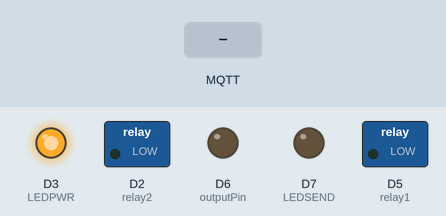
Bench run of a sketch on a simulated ESP8266 (NodeMCU). On the bench: switched loads named in the sketch (green lamp = pin HIGH), output pins drawn as LEDs (lit = HIGH). The inputs (shaded band) are chosen by the test bench. WiFi joins after 1.5 s; servers stay silent unless stated; no MQTT or app messages arrive unless stated; what the sketch prints to the serial monitor is not drawn.

Above: at 2.7 s.
2.8 s: MQTT message "1" arrives on the first subscribed topic
At 4.3 s:
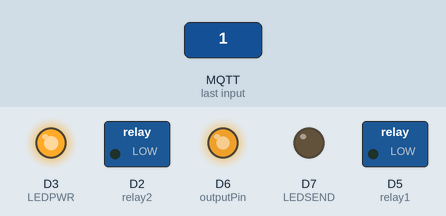
4.8 s: MQTT message "on" arrives on the first subscribed topic
At 5.1 s:
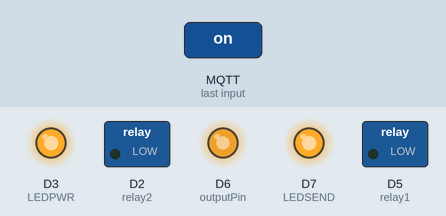
6.8 s: MQTT message "off" arrives on the first subscribed topic
At 8.6 s:
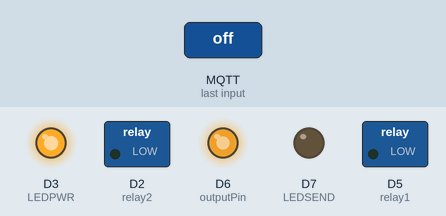
Timing chart, 0 to 10.1 s (numbered marks = the images above; inputs shaded):
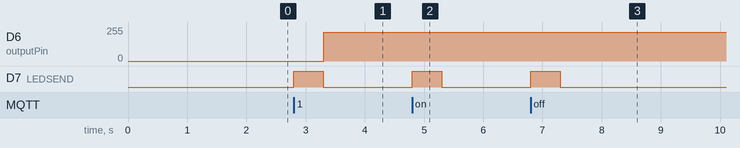

The sketch:

Aktuator.ino
```cpp
#include <ESP8266WiFi.h>
#include <RBDdimmer.h>
#include <Fuzzy.h>
#include <PubSubClient.h>
#include <ArduinoJson.h>

//Deklarasi WiFi
const char* ssid = "IOT";
const char* password = "12345678";
WiFiClient client;

//Deklarasi MQTT
const char* mqttBroker = "test.mosquitto.org";
PubSubClient mqtt(client);

//Deklarasi JSON Document
DynamicJsonDocument doc(100);
DynamicJsonDocument doc1(100);

//Deklarasi id aktuator
#define KoyaId 1

//inisiasi LED
#define LEDPWR D3
#define LEDSEND D7


//---------Inisiasi Dimmer ----------
#define outputPin 12
#define zerocross 5
dimmerLamp dimmer(outputPin, zerocross);
int oLampu;

//-------- Inisiasi Relay--------
const int relay1 = 14;
const int relay2 = 4;

float oKipas, oFogger;


//-----inisiasi variabel parameter kondisi lingkungan
float temperature, humidity;
float nh3;

//------------ inisiasi Fuzzy dan Set nilai tiap Variabel ------------
Fuzzy *fuzzy = new Fuzzy();

//fuzzy input
FuzzySet *dingin        = new FuzzySet(0, 0, 25, 32);
FuzzySet *normal        = new FuzzySet(25, 32, 33, 40);
FuzzySet *panas         = new FuzzySet(23, 40, 50, 500);

//Fuzzy Input
FuzzySet *rendah        = new FuzzySet(0, 0, 20, 30);
FuzzySet *lembab        = new FuzzySet(20, 30, 50, 60);
FuzzySet *tinggi        = new FuzzySet(50, 60, 70, 70);

//Fuzzy Input
FuzzySet *aman          = new FuzzySet(0, 0, 5, 11);
FuzzySet *bahaya        = new FuzzySet(5, 11, 20, 20);

//Fuzzy Output
FuzzySet *redup         = new FuzzySet(1, 1, 1, 40);
FuzzySet *sedang        = new FuzzySet(1, 40, 60,99);
FuzzySet *terang        = new FuzzySet(60 ,99, 99, 99);

//Fuzzy output
FuzzySet *kipasA        = new FuzzySet(1, 1, 1, 1);
FuzzySet *kipasP        = new FuzzySet(0, 0, 0, 0);

//Fuzzy Output
FuzzySet *foggerA        = new FuzzySet(1, 1, 1, 1);
FuzzySet *foggerP        = new FuzzySet(0, 0, 0, 0);


//memanggil tab lain
#include "2_fuzzy_set.h"
#include "3_fuzzy_rule.h"
void wifiConnect();
void connect_mqtt();
void callback(char* topic, byte* payload, unsigned int length);


void setup() {
  // put your setup code here, to run once:
  Serial.begin(115200);
  dimmer.begin(NORMAL_MODE, ON);
  pinMode(relay1, OUTPUT);
  pinMode(relay2, OUTPUT);
  pinMode(LEDPWR, OUTPUT);
  pinMode(LEDSEND, OUTPUT);
  digitalWrite(LEDPWR, HIGH);
  mqtt.setServer(mqttBroker, 1883);
  mqtt.setCallback(callback);

  wifiConnect();
  connect_mqtt();

  fuzzySet();
  fuzzyRule();
}

void loop() {
  mqtt.loop();
  // put your main code here, to run repeatedly:
//  temperature = random(0, 60);
//  humidity = random(0, 100);
//  nh3 = random(0, 40);

  //---------------------
//  Serial.print("Temperature ");
//  Serial.print(temperature);  Serial.println(" *C");
//  Serial.print("Humidity    ");
//  Serial.print(humidity);     Serial.println(" %");
//  Serial.print("Amonia      ");
//  Serial.print(nh3);            Serial.println(" ppm");
//  Serial.println("");
//
//

}

void wifiConnect() {
  WiFi.mode(WIFI_STA);
  WiFi.begin(ssid, password);

  Serial.println();
  Serial.print("Menghubungkan");

  while (WiFi.status() !=WL_CONNECTED) {
    Serial.print(".");
    delay(500);
  }

  Serial.println();
  Serial.println("Wifi Connected Succes!");
  Serial.print("Node MCU IP ADDRESS : ");
  Serial.println(WiFi.localIP());
}

void connect_mqtt() {
  while(!mqtt.connected()) {
    Serial.println("Connecting MQTT ...");
    if(mqtt.connect("anderson")) {
      mqtt.subscribe("KoYaApp_1");
    }
  }
  Serial.println();
  Serial.println("mqtt Connected");
}

void callback(char* topic, byte* payload, unsigned int length) {

  Serial.print("Data diterima [");
  Serial.print(topic);
  Serial.print("]");
  for (int i=0; i<length; i++) {
    Serial.print((char)payload[i]);
  }
  Serial.println();

  deserializeJson(doc, payload);
  temperature = doc["temperature"];
  humidity = doc["humidity"];
  nh3 = doc["amonia"];

  digitalWrite(LEDSEND, HIGH);
  delay(500);
  digitalWrite(LEDSEND, LOW);

  Serial.print("Temperature ");
  Serial.print(temperature);  Serial.println(" *C");
  Serial.print("Humidity    ");
  Serial.print(humidity);     Serial.println(" %");
  Serial.print("Amonia      ");
  Serial.print(nh3);            Serial.println(" ppm");
  Serial.println("");

  fuzzy->setInput(1, temperature);
  fuzzy->setInput(2, humidity);
  fuzzy->setInput(3, nh3);

  fuzzy->fuzzify();

  oLampu = fuzzy->defuzzify(1);
  oKipas = fuzzy->defuzzify(2);
  oFogger = fuzzy->defuzzify(3);

  doc1["lamp"] = oLampu;
  doc1["fan"] = oKipas;
  doc1["fogger"] = oFogger;
  doc1["id"] = KoyaId;


  char buffer[100];

  serializeJson(doc1, buffer);
  byte* p = (byte*)malloc(strlen(buffer));
  memcpy(p,buffer,strlen(buffer));
  if(!mqtt.connected()) {
    connect_mqtt();
    }
  mqtt.publish("KoYaAppAktuator", p, strlen(buffer));
  memset(buffer, 0, sizeof(buffer));
  free(p);

  dimmer.setPower(oLampu);
  if (oKipas == 1) {
    digitalWrite(relay1, LOW);
  } else {
    digitalWrite(relay1, HIGH);
  }

  if(oFogger == 1) {
    digitalWrite(relay2, LOW);
  } else {
    digitalWrite(relay2, HIGH);
  }


  // Set output vlaue: LAMPU
  //    int maplampu = map (lampu, 0, 2000, 1, 99);
  //    dimmer.setPower(maplampu);                        //(1%-99%)
  Serial.println("Result: ");
  Serial.print("       Lampu: ");
  Serial.println(oLampu);
  Serial.print("       kipas: ");
  Serial.println(oKipas);
  Serial.print("       fogger: ");
  Serial.println(oFogger);
  if (oKipas == 1) {
    Serial.println("Kipas : Aktif");
  } else {
    Serial.println("Kipas : Padam");
  }
  if (oFogger == 1) {
    Serial.print("Fogger : Aktif");
  } else {
    Serial.print("Fogger : Padam");
  }
  //    Serial.print("       maplampu: ");
  //    Serial.println(maplampu);
  Serial.println("");
  Serial.println("");
}
```

2_fuzzy_set.h
```cpp
void fuzzySet() {
  // FuzzyInput
  FuzzyInput *suhu = new FuzzyInput(1);

  suhu->addFuzzySet(dingin);
  suhu->addFuzzySet(normal);
  suhu->addFuzzySet(panas);

  fuzzy->addFuzzyInput(suhu);

  // FuzzyInput
  FuzzyInput *kelembaban = new FuzzyInput(2);

  kelembaban->addFuzzySet(rendah);
  kelembaban->addFuzzySet(lembab);
  kelembaban->addFuzzySet(tinggi);

  fuzzy->addFuzzyInput(kelembaban);

  // FuzzyInput
  FuzzyInput *amonia = new FuzzyInput(3);

  amonia->addFuzzySet(aman);
  amonia->addFuzzySet(bahaya);

  fuzzy->addFuzzyInput(amonia);

  // FuzzyOutput
  FuzzyOutput *lampu = new FuzzyOutput(1);

  lampu->addFuzzySet(redup);
  lampu->addFuzzySet(sedang);
  lampu->addFuzzySet(terang);

  fuzzy->addFuzzyOutput(lampu);

  // FuzzyOutput
  FuzzyOutput *kipas = new FuzzyOutput(2);

  kipas->addFuzzySet(kipasA);
  kipas->addFuzzySet(kipasP);

  fuzzy->addFuzzyOutput(kipas);

  // FuzzyOutput
  FuzzyOutput *fogger = new FuzzyOutput(3);

  fogger->addFuzzySet(foggerA);
  fogger->addFuzzySet(foggerP);

  fuzzy->addFuzzyOutput(fogger);
}
```

3_fuzzy_rule.h
```cpp
void fuzzyRule() {
  //  Fuzzy Rule

//  Membangun Rule 1
  FuzzyRuleAntecedent *suhuDinginDanKelembabanRendah = new FuzzyRuleAntecedent();
  suhuDinginDanKelembabanRendah->joinWithAND(dingin, rendah);
  FuzzyRuleAntecedent *amoniaAman = new FuzzyRuleAntecedent();
  amoniaAman->joinSingle(aman);
  FuzzyRuleAntecedent *suhuDinginDanKelembabanRendahDanAmoniaAman = new FuzzyRuleAntecedent();
  suhuDinginDanKelembabanRendahDanAmoniaAman->joinWithAND(suhuDinginDanKelembabanRendah, amoniaAman);

  FuzzyRuleConsequent *thenLampuTerangDanKipasAktifDanFoggerAktif = new FuzzyRuleConsequent();
  thenLampuTerangDanKipasAktifDanFoggerAktif->addOutput(terang);
  thenLampuTerangDanKipasAktifDanFoggerAktif->addOutput(kipasA);
  thenLampuTerangDanKipasAktifDanFoggerAktif->addOutput(foggerA);

  FuzzyRule *fuzzyRule1 = new FuzzyRule(1, suhuDinginDanKelembabanRendahDanAmoniaAman, thenLampuTerangDanKipasAktifDanFoggerAktif);
  fuzzy->addFuzzyRule(fuzzyRule1);


//  Membangun Rule 2
  FuzzyRuleAntecedent *amoniaBahaya = new FuzzyRuleAntecedent();
  amoniaBahaya->joinSingle(bahaya);
  FuzzyRuleAntecedent *suhuDinginDanKelembabanRendahDanAmoniaBahaya = new FuzzyRuleAntecedent();
  suhuDinginDanKelembabanRendahDanAmoniaBahaya->joinWithAND(suhuDinginDanKelembabanRendah, amoniaBahaya);

  FuzzyRule *fuzzyRule2 = new FuzzyRule(2, suhuDinginDanKelembabanRendahDanAmoniaBahaya, thenLampuTerangDanKipasAktifDanFoggerAktif);
  fuzzy->addFuzzyRule(fuzzyRule2);

//  Membangun Rule 3
  FuzzyRuleAntecedent *suhuDinginDanKelembabanLembab = new FuzzyRuleAntecedent();
  suhuDinginDanKelembabanLembab->joinWithAND(dingin, lembab);
  FuzzyRuleAntecedent *suhuDinginDanKelembabanLembabDanAmoniaAman = new FuzzyRuleAntecedent();
  suhuDinginDanKelembabanLembabDanAmoniaAman->joinWithAND(suhuDinginDanKelembabanLembab, amoniaAman);

  FuzzyRuleConsequent *thenLampuTerangDanKipasPadamDanFoggerPadam = new FuzzyRuleConsequent();
  thenLampuTerangDanKipasPadamDanFoggerPadam->addOutput(terang);
  thenLampuTerangDanKipasPadamDanFoggerPadam->addOutput(kipasP);
  thenLampuTerangDanKipasPadamDanFoggerPadam->addOutput(foggerP);

  FuzzyRule *fuzzyRule3 = new FuzzyRule(3, suhuDinginDanKelembabanLembabDanAmoniaAman, thenLampuTerangDanKipasPadamDanFoggerPadam);
  fuzzy->addFuzzyRule(fuzzyRule3);

//  Membangun Rule 4
  FuzzyRuleAntecedent *suhuDinginDanKelembabanLembabDanAmoniaBahaya = new FuzzyRuleAntecedent();
  suhuDinginDanKelembabanLembabDanAmoniaBahaya->joinWithAND(suhuDinginDanKelembabanLembab, amoniaBahaya);

  FuzzyRuleConsequent *thenLampuTerangDanKipasAktifDanFoggerPadam = new FuzzyRuleConsequent();
  thenLampuTerangDanKipasAktifDanFoggerPadam->addOutput(terang);
  thenLampuTerangDanKipasAktifDanFoggerPadam->addOutput(kipasP);
  thenLampuTerangDanKipasAktifDanFoggerPadam->addOutput(foggerP);

  FuzzyRule *fuzzyRule4 = new FuzzyRule(4, suhuDinginDanKelembabanLembabDanAmoniaBahaya, thenLampuTerangDanKipasAktifDanFoggerPadam);
  fuzzy->addFuzzyRule(fuzzyRule4);

//  Membangun rule 5
  FuzzyRuleAntecedent *suhuDinginDanKelembabanTinggi = new FuzzyRuleAntecedent();
  suhuDinginDanKelembabanTinggi->joinWithAND(dingin, tinggi);
  FuzzyRuleAntecedent *suhuDinginDanKelembabanTinggiDanAmoniaAman = new FuzzyRuleAntecedent();
  suhuDinginDanKelembabanTinggiDanAmoniaAman->joinWithAND(suhuDinginDanKelembabanTinggi, amoniaAman);

  FuzzyRule *fuzzyRule5 = new FuzzyRule(5, suhuDinginDanKelembabanTinggiDanAmoniaAman, thenLampuTerangDanKipasPadamDanFoggerPadam);
  fuzzy->addFuzzyRule(fuzzyRule5);

//  Membangun Rule 6
  FuzzyRuleAntecedent *suhuDinginDanKelembabanTinggiDanAmoniaBahaya = new FuzzyRuleAntecedent();
  suhuDinginDanKelembabanTinggiDanAmoniaBahaya->joinWithAND(suhuDinginDanKelembabanTinggi, amoniaBahaya);

  FuzzyRule *fuzzyRule6 = new FuzzyRule(6, suhuDinginDanKelembabanTinggiDanAmoniaBahaya, thenLampuTerangDanKipasAktifDanFoggerPadam);
  fuzzy->addFuzzyRule(fuzzyRule6);

//  Membangun Rule 7
  FuzzyRuleAntecedent *suhuNormalDanKelembabanRendah = new FuzzyRuleAntecedent();
  suhuNormalDanKelembabanRendah->joinWithAND(normal, rendah);
  FuzzyRuleAntecedent *suhuNormalDanKelembabanRendahDanAmoniaAman = new FuzzyRuleAntecedent();
  suhuNormalDanKelembabanRendahDanAmoniaAman->joinWithAND(suhuNormalDanKelembabanRendah, amoniaAman);

  FuzzyRuleConsequent *thenLampuRedupDanKipasAktifDanFoggerAktif = new FuzzyRuleConsequent();
  thenLampuRedupDanKipasAktifDanFoggerAktif->addOutput(redup);
  thenLampuRedupDanKipasAktifDanFoggerAktif->addOutput(kipasA);
  thenLampuRedupDanKipasAktifDanFoggerAktif->addOutput(foggerA);

  FuzzyRule *fuzzyRule7 = new FuzzyRule(7, suhuNormalDanKelembabanRendahDanAmoniaAman, thenLampuRedupDanKipasAktifDanFoggerAktif);
  fuzzy->addFuzzyRule(fuzzyRule7);

//  membangun Rule 8
  FuzzyRuleAntecedent *suhuNormalDanKelembabanRendahDanAmoniaBahaya = new FuzzyRuleAntecedent();
  suhuNormalDanKelembabanRendahDanAmoniaBahaya->joinWithAND(suhuNormalDanKelembabanRendah, amoniaBahaya);

  FuzzyRule *fuzzyRule8 = new FuzzyRule(8, suhuNormalDanKelembabanRendahDanAmoniaBahaya, thenLampuRedupDanKipasAktifDanFoggerAktif);
  fuzzy->addFuzzyRule(fuzzyRule8);

//  membangun Rule 9
  FuzzyRuleAntecedent *suhuNormalDanKelembabanLembab = new FuzzyRuleAntecedent();
  suhuNormalDanKelembabanLembab->joinWithAND(normal, lembab);
  FuzzyRuleAntecedent *suhuNormalDanKelembabanLembabDanAmoniaAman = new FuzzyRuleAntecedent();
  suhuNormalDanKelembabanLembabDanAmoniaAman->joinWithAND(suhuNormalDanKelembabanLembab, amoniaAman);

  FuzzyRuleConsequent *thenLampuRedupDanKipasPadamDanFoggerPadam = new FuzzyRuleConsequent();
  thenLampuRedupDanKipasPadamDanFoggerPadam->addOutput(redup);
  thenLampuRedupDanKipasPadamDanFoggerPadam->addOutput(kipasP);
  thenLampuRedupDanKipasPadamDanFoggerPadam->addOutput(foggerP);

  FuzzyRule *fuzzyRule9 = new FuzzyRule(9, suhuNormalDanKelembabanLembabDanAmoniaAman, thenLampuRedupDanKipasPadamDanFoggerPadam);
  fuzzy->addFuzzyRule(fuzzyRule9);

//  membangun Rule 10
  FuzzyRuleAntecedent *suhuNormalDanKelembabanLembabDanAmoniaBahaya = new FuzzyRuleAntecedent();
  suhuNormalDanKelembabanLembabDanAmoniaBahaya->joinWithAND(suhuNormalDanKelembabanLembab, amoniaBahaya);

  FuzzyRuleConsequent *thenLampuRedupDanKipasAktifDanFoggerPadam = new FuzzyRuleConsequent();
  thenLampuRedupDanKipasAktifDanFoggerPadam->addOutput(redup);
  thenLampuRedupDanKipasAktifDanFoggerPadam->addOutput(kipasA);
  thenLampuRedupDanKipasAktifDanFoggerPadam->addOutput(foggerP);

  FuzzyRule *fuzzyRule10 = new FuzzyRule(10, suhuNormalDanKelembabanLembabDanAmoniaBahaya, thenLampuRedupDanKipasAktifDanFoggerPadam);
  fuzzy->addFuzzyRule(fuzzyRule10);

//  membangun Rule 11
  FuzzyRuleAntecedent *suhuNormalDanKelembabanTinggi = new FuzzyRuleAntecedent();
  suhuNormalDanKelembabanTinggi->joinWithAND(normal, tinggi);
  FuzzyRuleAntecedent *suhuNormalDanKelembabanTinggiDanAmoniaAman = new FuzzyRuleAntecedent();
  suhuNormalDanKelembabanTinggiDanAmoniaAman->joinWithAND(suhuNormalDanKelembabanTinggi, amoniaAman);

  FuzzyRuleConsequent *thenLampuSedangDanKipasPadamDanFoggerPadam = new FuzzyRuleConsequent();
  thenLampuSedangDanKipasPadamDanFoggerPadam->addOutput(sedang);
  thenLampuSedangDanKipasPadamDanFoggerPadam->addOutput(kipasP);
  thenLampuSedangDanKipasPadamDanFoggerPadam->addOutput(foggerP);

  FuzzyRule *fuzzyRule11 = new FuzzyRule(11, suhuNormalDanKelembabanTinggiDanAmoniaAman, thenLampuSedangDanKipasPadamDanFoggerPadam);
  fuzzy->addFuzzyRule(fuzzyRule11);

//  membangun rule 12
  FuzzyRuleAntecedent *suhuNormalDanKelembabanTinggiDanAmoniaBahaya = new FuzzyRuleAntecedent();
  suhuNormalDanKelembabanTinggiDanAmoniaBahaya->joinWithAND(suhuNormalDanKelembabanTinggi, amoniaBahaya);

  FuzzyRuleConsequent *thenLampuSedangDanKipasAktifDanFoggerPadam = new FuzzyRuleConsequent();
  thenLampuSedangDanKipasAktifDanFoggerPadam->addOutput(sedang);
  thenLampuSedangDanKipasAktifDanFoggerPadam->addOutput(kipasA);
  thenLampuSedangDanKipasAktifDanFoggerPadam->addOutput(foggerP);

  FuzzyRule *fuzzyRule12 = new FuzzyRule(12, suhuNormalDanKelembabanTinggiDanAmoniaBahaya, thenLampuSedangDanKipasAktifDanFoggerPadam);
  fuzzy->addFuzzyRule(fuzzyRule12);

//  membangun RUle 13
  FuzzyRuleAntecedent *suhuPanasDanKelembabanRendah = new FuzzyRuleAntecedent();
  suhuPanasDanKelembabanRendah->joinWithAND(panas, rendah);
  FuzzyRuleAntecedent *suhuPanasDanKelembabanRendahDanAmoniaAman = new FuzzyRuleAntecedent();
  suhuPanasDanKelembabanRendahDanAmoniaAman->joinWithAND(suhuPanasDanKelembabanRendah, amoniaAman);

  FuzzyRule *fuzzyRule13 = new FuzzyRule(13, suhuPanasDanKelembabanRendahDanAmoniaAman, thenLampuRedupDanKipasAktifDanFoggerAktif);
  fuzzy->addFuzzyRule(fuzzyRule13);

//  membangun Rule 14
  FuzzyRuleAntecedent *suhuPanasDanKelembabanRendahDanAmoniaBahaya = new FuzzyRuleAntecedent();
  suhuPanasDanKelembabanRendahDanAmoniaBahaya->joinWithAND(suhuPanasDanKelembabanRendah, amoniaBahaya);

  FuzzyRule *fuzzyRule14 = new FuzzyRule(14, suhuPanasDanKelembabanRendahDanAmoniaBahaya, thenLampuRedupDanKipasAktifDanFoggerAktif);
  fuzzy->addFuzzyRule(fuzzyRule14);

//  membangun Rule 15
  FuzzyRuleAntecedent *suhuPanasDanKelembabanLembab = new FuzzyRuleAntecedent();
  suhuPanasDanKelembabanLembab->joinWithAND(panas, lembab);
  FuzzyRuleAntecedent *suhuPanasDanKelembabanLembabDanAmoniaAman = new FuzzyRuleAntecedent();
  suhuPanasDanKelembabanLembabDanAmoniaAman->joinWithAND(suhuPanasDanKelembabanLembab, amoniaAman);

  FuzzyRule *fuzzyRule15 = new FuzzyRule(15, suhuPanasDanKelembabanLembabDanAmoniaAman, thenLampuRedupDanKipasAktifDanFoggerPadam);
  fuzzy->addFuzzyRule(fuzzyRule15);

//  membangun RUle16
  FuzzyRuleAntecedent *suhuPanasDanKelembabanLembabDanAmoniaBahaya = new FuzzyRuleAntecedent();
  suhuPanasDanKelembabanLembabDanAmoniaBahaya->joinWithAND(suhuPanasDanKelembabanLembab, amoniaBahaya);

  FuzzyRule *fuzzyRule16 = new FuzzyRule(16, suhuPanasDanKelembabanLembabDanAmoniaBahaya, thenLampuRedupDanKipasAktifDanFoggerPadam);
  fuzzy->addFuzzyRule(fuzzyRule16);

//  membangun Rule17
  FuzzyRuleAntecedent *suhuPanasDanKelembabanTinggi = new FuzzyRuleAntecedent();
  suhuPanasDanKelembabanTinggi->joinWithAND(panas, tinggi);
  FuzzyRuleAntecedent *suhuPanasDanKelembabanTinggiDanAmoniaAman = new FuzzyRuleAntecedent();
  suhuPanasDanKelembabanTinggiDanAmoniaAman->joinWithAND(suhuPanasDanKelembabanTinggi, amoniaAman);

  FuzzyRule *fuzzyRule17 = new FuzzyRule(17, suhuPanasDanKelembabanTinggiDanAmoniaAman, thenLampuRedupDanKipasAktifDanFoggerPadam);
  fuzzy->addFuzzyRule(fuzzyRule17);

//  membangun Rule 18
  FuzzyRuleAntecedent *suhuPanasDanKelembabanTinggiDanAmoniaBahaya = new FuzzyRuleAntecedent();
  suhuPanasDanKelembabanTinggiDanAmoniaBahaya->joinWithAND(suhuPanasDanKelembabanTinggi, amoniaBahaya);

  FuzzyRule *fuzzyRule18 = new FuzzyRule(18, suhuPanasDanKelembabanTinggiDanAmoniaBahaya, thenLampuRedupDanKipasAktifDanFoggerPadam);
  fuzzy->addFuzzyRule(fuzzyRule18);

}
```

Measured:
- after the input at 2.8 s, D6 (outputPin): 0/255 → 216/255 after 0.51 s; D7 (LEDSEND): LOW → HIGH at once, → LOW 0.50 s later
- after the input at 4.8 s, D7 (LEDSEND): LOW → HIGH at once, → LOW 0.50 s later
- after the input at 6.8 s, D7 (LEDSEND): LOW → HIGH at once, → LOW 0.50 s later
